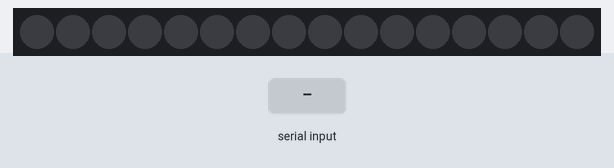
This sketch was run on a simulated Arduino Nano, built with avr-gcc and run on an emulated ATmega328P. Parts: 16 RGB LEDs in strip order, left to right. Inputs (shaded band) come from the test bench.

Above: at 1.2 s.
1.3 s: "E" received over Serial
At 1.9 s:
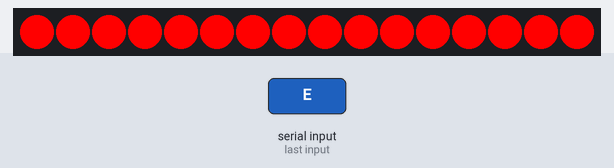
2.8 s: "F" received over Serial
At 4.0 s:
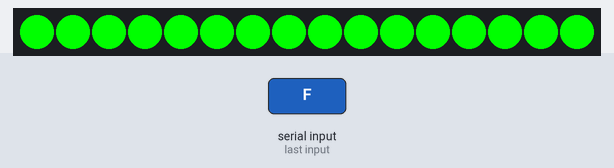
4.3 s: "B" received over Serial
At 5.4 s:
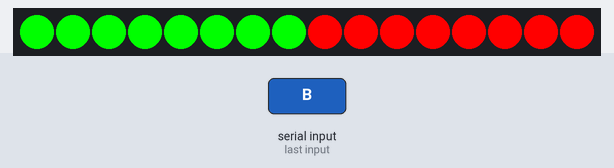
5.8 s: "N" received over Serial
At 6.5 s:
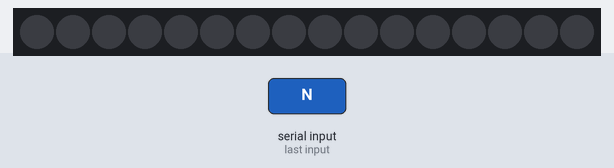
Timing chart, 0 to 8.3 s (numbered marks = the images above; inputs shaded):
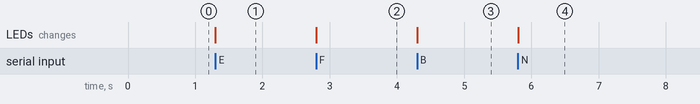

The sketch:

roka_iff_neopixel.ino
```cpp
#include <Adafruit_NeoPixel.h>

// Validated ROKA section-1 hardware contract: Arduino Nano, D6, 16 pixels.
#define PIN 6
#define NUMPIXELS 16

Adafruit_NeoPixel pixels(NUMPIXELS, PIN, NEO_GRB + NEO_KHZ800);

void setColor(uint32_t color);
void setHalfColor(uint32_t color1, uint32_t color2);

void setup() {
  Serial.begin(115200);
  pixels.begin();
  pixels.clear();
  pixels.show();
}

void loop() {
  if (Serial.available() <= 0) {
    return;
  }

  const char state = Serial.read();
  if (state == 'E') {  // Enemy: all red.
    setColor(pixels.Color(255, 0, 0));
  } else if (state == 'F') {  // Friend: all green.
    setColor(pixels.Color(0, 255, 0));
  } else if (state == 'B') {  // Both: green half, red half.
    setHalfColor(
      pixels.Color(0, 255, 0),
      pixels.Color(255, 0, 0)
    );
  } else if (state == 'N') {  // None: off.
    setColor(pixels.Color(0, 0, 0));
  }
}

void setColor(uint32_t color) {
  for (int i = 0; i < NUMPIXELS; i++) {
    pixels.setPixelColor(i, color);
  }
  pixels.show();
}

void setHalfColor(uint32_t color1, uint32_t color2) {
  const int half = NUMPIXELS / 2;
  for (int i = 0; i < half; i++) {
    pixels.setPixelColor(i, color1);
  }
  for (int i = half; i < NUMPIXELS; i++) {
    pixels.setPixelColor(i, color2);
  }
  pixels.show();
}
```

Measured:
- after the input at 1.3 s, the LEDs: change at once (image 1)
- after the input at 2.8 s, the LEDs: change at once (image 2)
- after the input at 4.3 s, the LEDs: change at once (image 3)
- after the input at 5.8 s, the LEDs: change at once (image 4)
